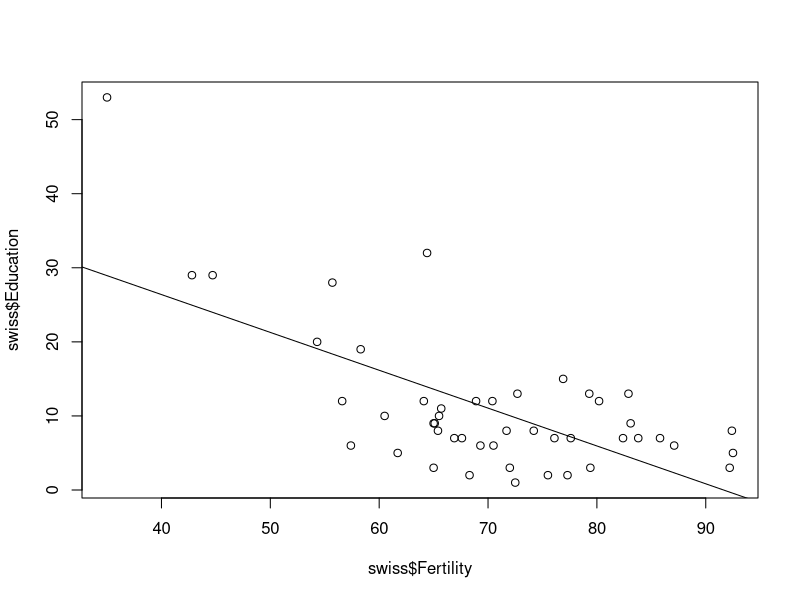
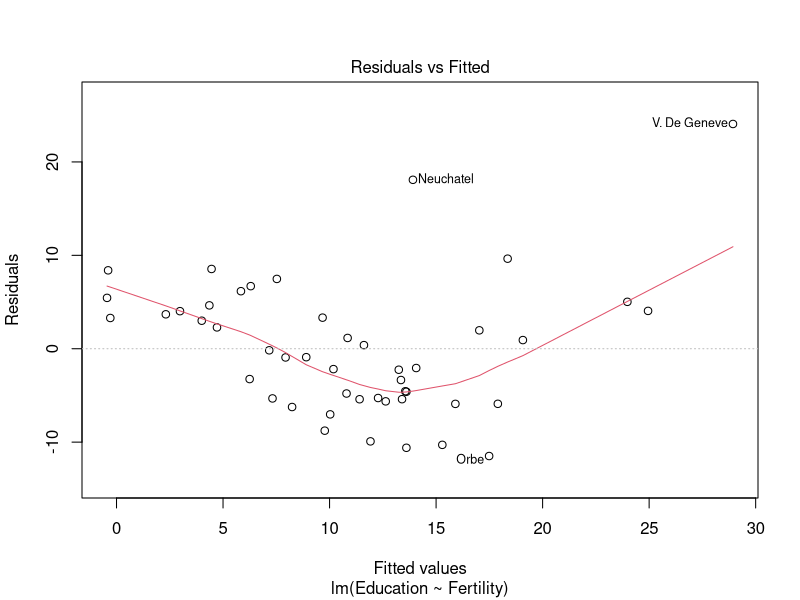
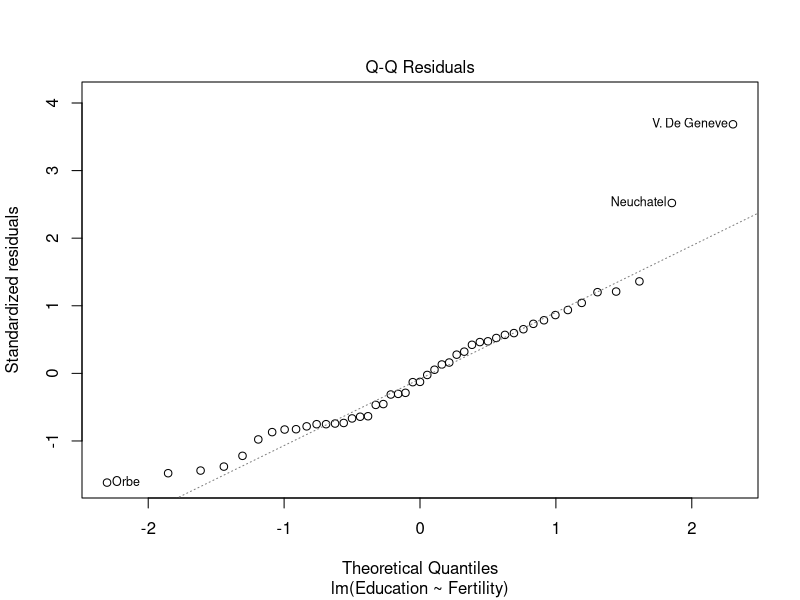
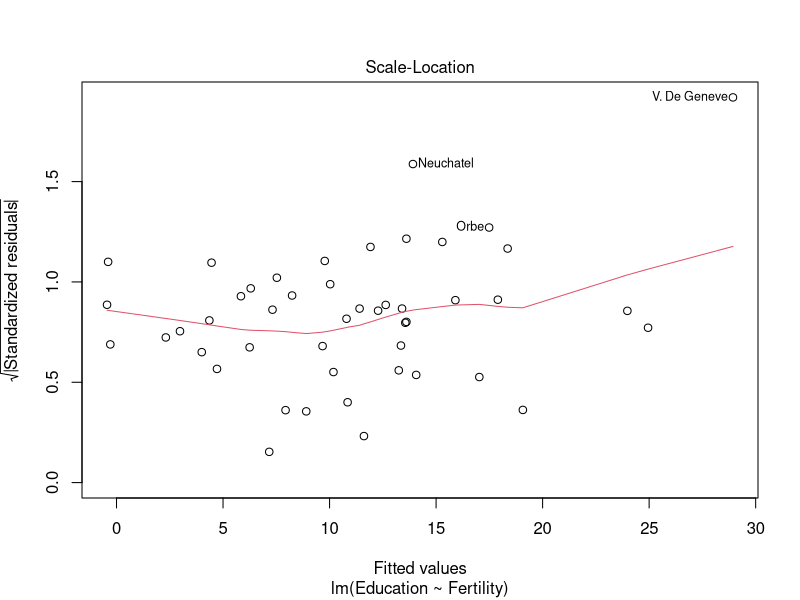
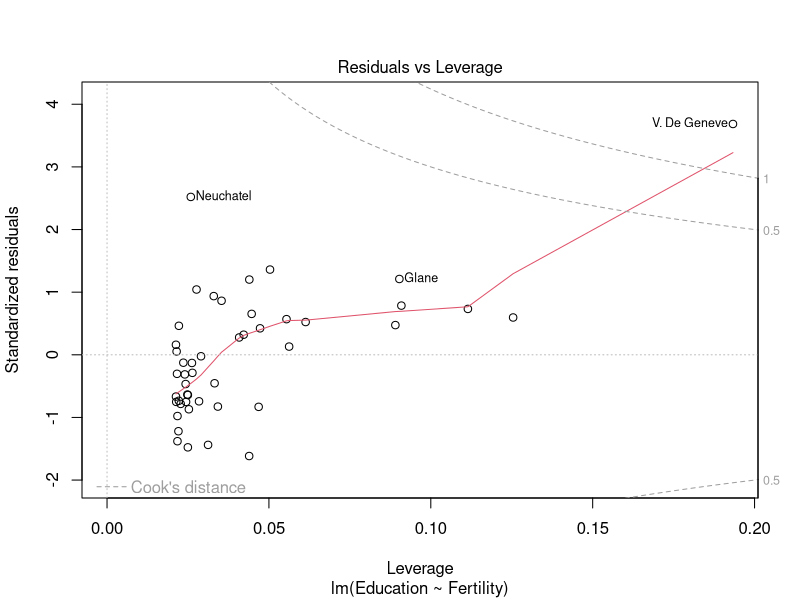
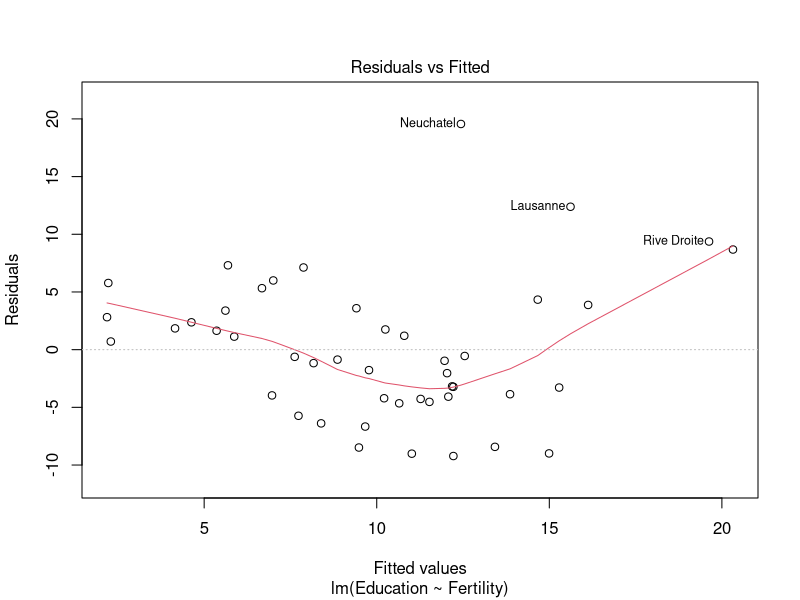
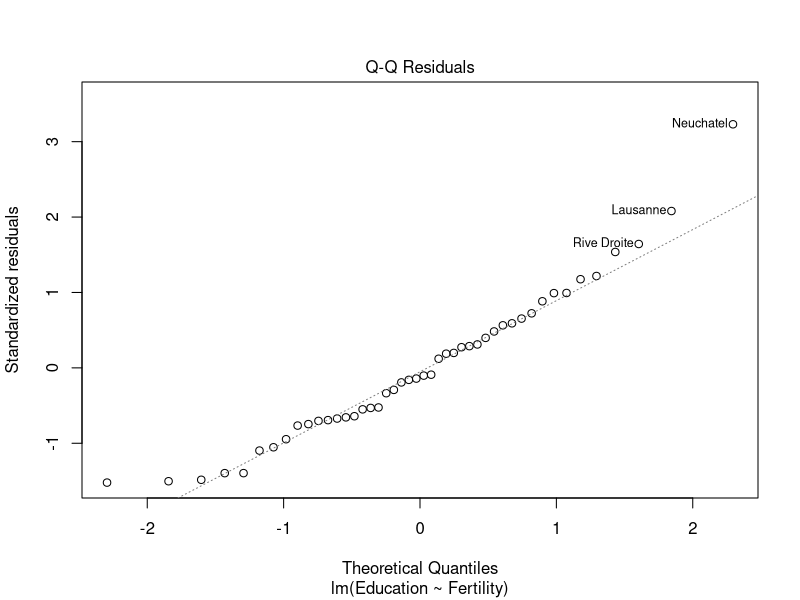
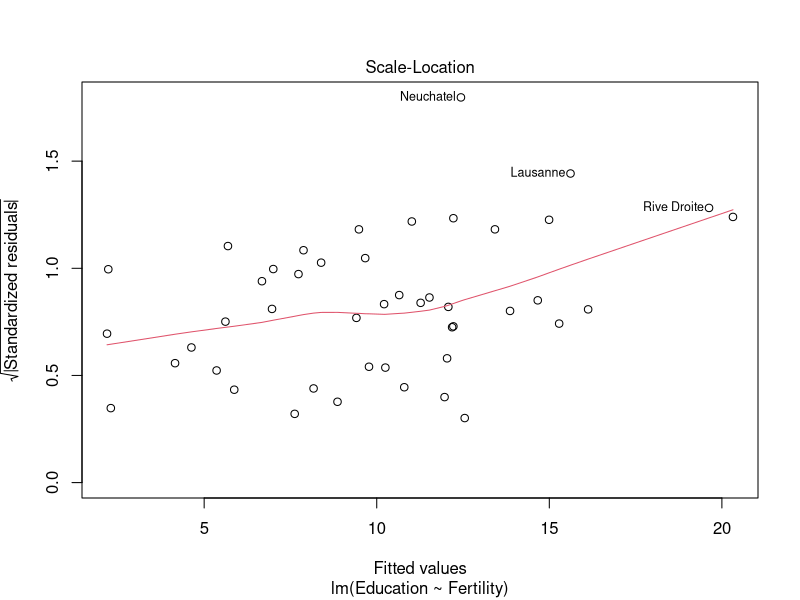

Reproduce these figures in R, in order.
## ---- chunk 1
library(tidyverse)
library(knitr)
library(car)
library(utils)
## ---- chunk 2
plot(swiss$Fertility, swiss$Education)
abline(lm(swiss$Education ~ swiss$Fertility))
## ---- chunk 3
lmswiss<-lm(Education~Fertility, data = swiss)
summary(lmswiss)
## ---- chunk 4
plot(lmswiss)
t <- 3
## ---- chunk 5
df <- swiss[-45,]
## ---- chunk 6
new_mod <- lm(Education~Fertility, data = df)
summary(new_mod)
## ---- chunk 7
plot(new_mod)
